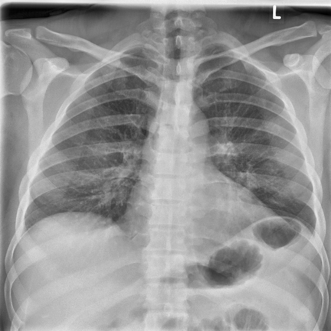
#> input picture COVID-19 Radiography Database/COVID/COVID (1019).png, 331 x 331 px; its folder holds only this picture in this run
$ jupyter execute --allow-errors 0_Projet_COVID_explo.ipynb   (shell and % lines are left out)
#> lines starting #> are read from the running program, lines starting #| are printed output that depends on the picture
#> further down, scan is the input picture: shape (331, 331) float32; min 0.00784, max 1, mean 0.583

<hr style="border-width:2px;border-color:##75DFC1">
<center> <h1> Projet COVID </h1> </center> <br>
<center> <h2> Exploration de données</h2> </center> <br>
<hr style="border-width:2px;border-color:##75DFC1">

La première consigne du projet consiste à faire une première exploration de données (Vous pouvez récuperer le dataset [ici](https://drive.google.com/file/d/1xt7g5LkZuX09e1a8rK9sRXIrGFN6rjzl/view)). Comme vous travaillez avec des images, j'ai besoin que dans un notebook Jupyter vous implémentiez et repondiez aux questions suivantes :
<hr style="border-width:2px;border-color:##75DFC1">

>Télecharger et extraire le dataset directement depuis le notebook (vous pouvez chercher sur internet comment faire avec soit des packages dédiés ou soit en utilisant l'API de kaggle ou github)

>Visualiser des images des différentes classes. Est-ce que vous arrivez à l'oeil nu à voir des différences?
Combien d'images y a-t-il? Quelle est la distribution d'images par classe?

>Est-ce que les images ont toutes la même taille/même résolution? Si non, quelle solution proposez-vous pour y rémédier ?

>Est-ce que les images ont le même spectre de couleur? Est-ce que les images ont toutes la même luminosité ? Faudra-t-il normaliser tout ça?

[cell 1]
# Il faut installer la librairie kaggle si elle ne l'est pas déjà
# ! pip install kaggle

[cell 2]
# Commençons par télécharger les données

import kaggle

# Pour utiliser l'API kaggle, il faut télécharger le token kaggle.json depuis son compte kaggle
# et le placer dans /home/user/.kaggle/

#> (the rest of this cell did not finish here and is left out)

>Visualiser des images des différentes classes. Est-ce que vous arrivez à l'oeil nu à voir des différences?
Combien d'images y a-t-il? Quelle est la distribution d'images par classe?

[cell 3]
import matplotlib.pyplot as plt
import numpy as np
import os
import glob
os.chdir('COVID-19 Radiography Database')

[cell 4]
# Récupérons les noms des images des différentes catégories

img_covid = glob.glob('COVID/*.png')
img_normal = glob.glob('NORMAL/*.png')
img_pneumo= glob.glob('Viral Pneumonia/*.png')
#print(img_pneumo)

[cell 5]
# Affichons quelques images

from random import choice

fig, axes = plt.subplots(3, 3, figsize=(20, 20), sharex = True, sharey = True)

#> (the rest of this cell did not finish here and is left out)

[cell 6]
# On constate que certaines images covid sont annotées
# Les images covid semblent avoir une résolution inférieure aux autres classes

[cell 7]
print("Il y a {} images en tout".format(len(img_covid) + len(img_normal) + len(img_pneumo)))

ind = range(3)
plt.bar(ind, [len(img_covid), len(img_normal), len(img_pneumo)], width = 0.5)
plt.xlabel('Classes')
plt.title('Distribution des images')
plt.xticks(ind, ('covid', 'normal', 'pneumonia'))
plt.ylabel("Nombre d'images");
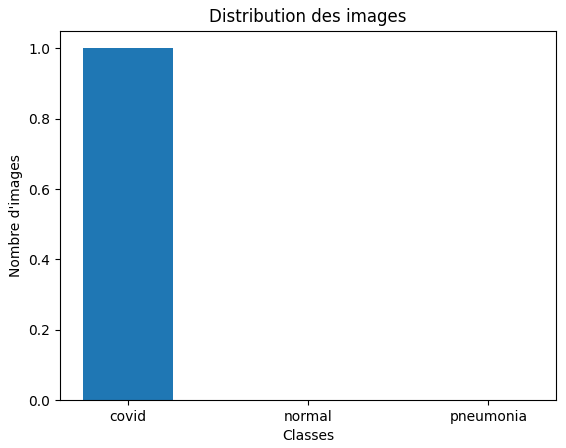
#> figure drawn by matplotlib, 1 panel; tallest bar 1 high, from x = -0.25 to 0.25

>Est-ce que les images ont toutes la même taille/même résolution? Si non, quelle solution proposez-vous pour y rémédier ?

[cell 8]
# Créons un dataframe pour la suite

import pandas as pd

df = pd.DataFrame({'path' : img_covid + img_normal + img_pneumo})

[cell 9]
# Ajoutons la classe de l'image à df

df['Class'] = np.select([df['path'].isin(img_covid),
                         df['path'].isin(img_normal),
                         df['path'].isin(img_pneumo)],
                         ['covid', 'normal', 'pneumo'])
df.head()

[cell 10]
# ! pip install opencv-python

[cell 11]
# Ajoutons la taille de l'image

import cv2

for i, path in df.path.items():
    im = cv2.imread(path)
    h, w, c = im.shape # h: height, w: width, c: channel
#> h = 331; w = 331; c = 3
    df.loc[i, 'height'] = h
    df.loc[i, 'width'] = w
    df.loc[i, 'channel'] = c
df.head()

[cell 12]
# Les images ont toutes 3 channels
print(df[['height', 'width']].value_counts())

[cell 13]
# les images n'ont pas toute la même résolution et certaines ne sont pas carrées

df[(df['height'] != df['width']) & (df['Class'] == 'covid')]

[cell 14]
# Il y a 65 images qui ne sont pas carrées, et ce sont toutes des covid

# Nous suggérons de prendre la plus petite résolution et de fitter toutes les images

>Est-ce que les images ont le même spectre de couleur? Est-ce que les images ont toutes la même luminosité ? Faudra-t-il normaliser tout ça?

[cell 15]
# Créons une nouvelle colonne qui vérifie si l'image est en noir et blanc
# ie les 3 channels sont égales

for i, path in df.path.items():
    im = cv2.imread(path)
    if np.array_equal(im[:,:,0], im[:,:,1]) and np.array_equal(im[:,:,1], im[:,:,2]):
        df.loc[i, 'B&W'] = True
    else :
        df.loc[i, 'B&W'] = False

[cell 16]
df['B&W'].value_counts()

[cell 17]
# Les images sont toutes en noir et blanc

[cell 18]
# Ajoutons une colonne pour la luminosité

for i, path in df.path.items():
    im = cv2.imread(path)
    df.loc[i, 'luminosite'] = np.mean(im[:,:,0])
df.head(20)

[cell 19]
df['luminosite'].describe()

[cell 20]
# Les images ont une luminosité différente

[cell 21]
df.to_csv('img_metadata.csv', index = False)

[cell 22]
import matplotlib.pyplot as plt
import numpy as np
import os
import glob
import pandas as pd
import cv2

os.chdir('COVID-19 Radiography Database')

df = pd.read_csv('img_metadata.csv')
#> (reads COVID-19 Radiography Database/img_metadata.csv from the repository)

[cell 23]
def dhash(image, hashSize=8):
    # convert the image to grayscale and resize the grayscale image,
    # adding a single column (width) so we can compute the horizontal
    # gradient
#> called with hashSize = 8
    gray = cv2.cvtColor(image, cv2.COLOR_BGR2GRAY)
    resized = cv2.resize(gray, (hashSize + 1, hashSize))
    # compute the (relative) horizontal gradient between adjacent
    # column pixels
    diff = resized[:, 1:] > resized[:, :-1]
    # convert the difference image to a hash and return it
    return sum([2 ** i for (i, v) in enumerate(diff.flatten()) if v])
